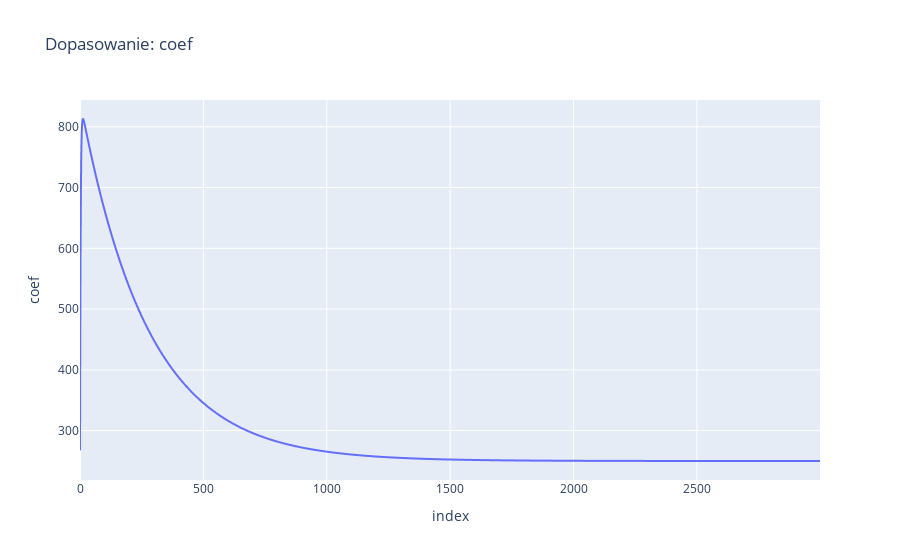

This figure's notebook cell:
### Code cell
px.line(df, y='coef', width=800, title='Dopasowanie: coef')

### Figure 1 — Plotly figure (JSON) as saved in the notebook; plotly's stock layout.template omitted (floating-point values rounded to 4 significant figures; data arrays with more than 128 entries replaced by an {"elided": "..."} marker saying what was removed)
{"data": [{"hovertemplate": "index=%{x}<br>coef=%{y}<extra></extra>", "legendgroup": "", "line": {"color": "#636efa", "dash": "solid"}, "marker": {"symbol": "circle"}, "mode": "lines", "name": "", "showlegend": false, "type": "scattergl", "x": {"elided": "3000 int values"}, "xaxis": "x", "y": {"elided": "3000 float values"}, "yaxis": "y"}], "layout": {"autosize": true, "legend": {"tracegroupgap": 0}, "title": {"text": "Dopasowanie: coef"}, "xaxis": {"anchor": "y", "autorange": true, "domain": [0, 1], "range": [0, 2999], "title": {"text": "index"}, "type": "linear"}, "yaxis": {"anchor": "x", "autorange": true, "domain": [0, 1], "range": [218.7, 844.1], "title": {"text": "coef"}, "type": "linear"}}}
